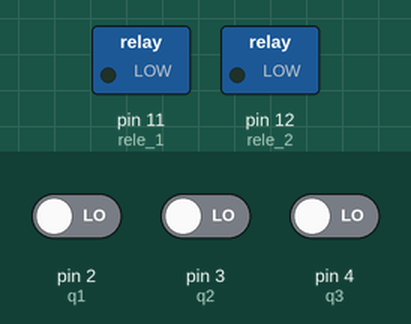
Recording of a sketch running on a simulated Arduino Uno, built with avr-gcc and run on an emulated ATmega328P. Shown: switched loads named in the sketch (green lamp = pin HIGH). Dashed ring = blinking. The test bench sets the inputs (shaded band); at power-on: pin 2 (q1) LOW, pin 3 (q2) LOW, pin 4 (q3) LOW.

Above: at 1.2 s.
1.3 s: pin 2 (q1) driven HIGH and pin 3 (q2) driven HIGH
At 1.6 s:
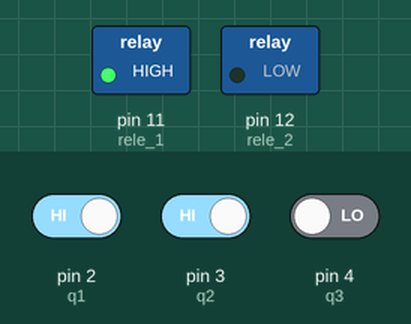
4.3 s: pin 4 (q3) driven HIGH
At 5.9 s:
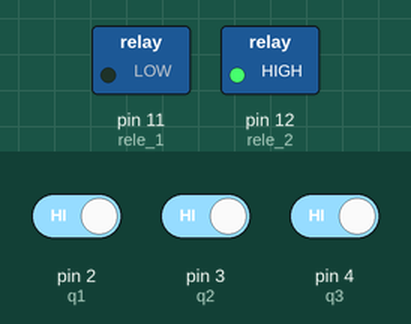
7.3 s: pin 4 (q3) driven LOW
8.8 s: pin 2 (q1) driven LOW
At 10.1 s:
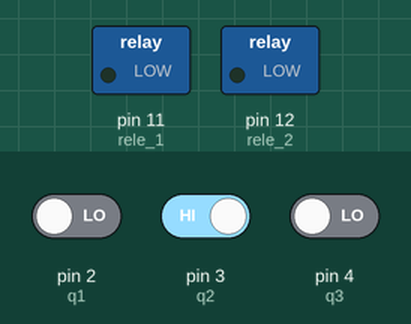
10.8 s: pin 2 (q1) driven HIGH
At 11.3 s:
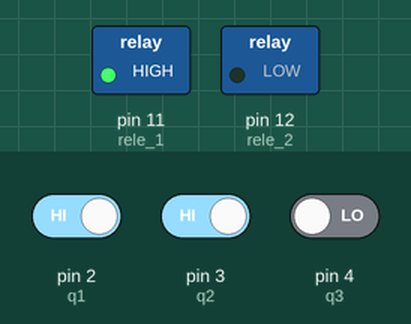
Timing chart, 0 to 13.8 s (numbered marks = the images above; inputs shaded):
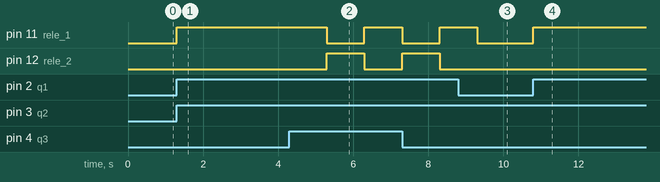

Measured:
- after the input at 1.3 s, pin 11 (rele_1): LOW → HIGH at once
- after the input at 4.3 s, pin 11 (rele_1): HIGH → LOW after 1.0 s, → HIGH 1.0 s later; pin 12 (rele_2): LOW → HIGH after 1.0 s, → LOW 1.0 s later
- after the input at 8.8 s, pin 11 (rele_1): HIGH → LOW after 0.50 s
- after the input at 10.8 s, pin 11 (rele_1): LOW → HIGH at once

The sketch:

RX_v1.2_Final.ino
```cpp
const int q1 = 2;
const int q2 = 3;
const int q3 = 4;
const int rele_1 = 11;
const int rele_2 = 12;
int leitura1 = 0;
int leitura2 = 0;
int leitura3 = 0;


void setup()
{

 pinMode (q1, INPUT);
 pinMode (q2, INPUT);
 pinMode (q3, INPUT);
 pinMode (rele_1, OUTPUT);
 pinMode (rele_2, OUTPUT);
 digitalWrite(rele_1, LOW);
 digitalWrite(rele_2, LOW);

}

  void loop()
 {

   leitura1 = digitalRead(q1);
   leitura2 = digitalRead(q2);
   leitura3 = digitalRead(q3);
                                      if ( leitura1 && leitura2 == HIGH) // to be continue
                                                               {

                                                                digitalWrite(rele_1, HIGH);
                                                                delay(1000);
                                                                digitalWrite(rele_1, LOW);

                                                                }
                                      if ( leitura2 && leitura3 == HIGH) // to be continue
                                                               {

                                                                digitalWrite(rele_2, HIGH);
                                                                delay(1000);
                                                                digitalWrite(rele_2, LOW);

                                                                }
  }
```
